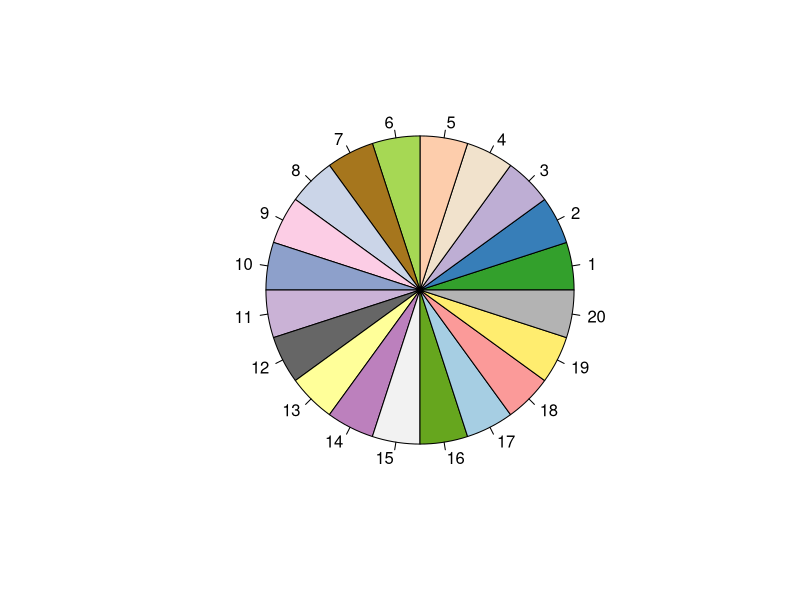
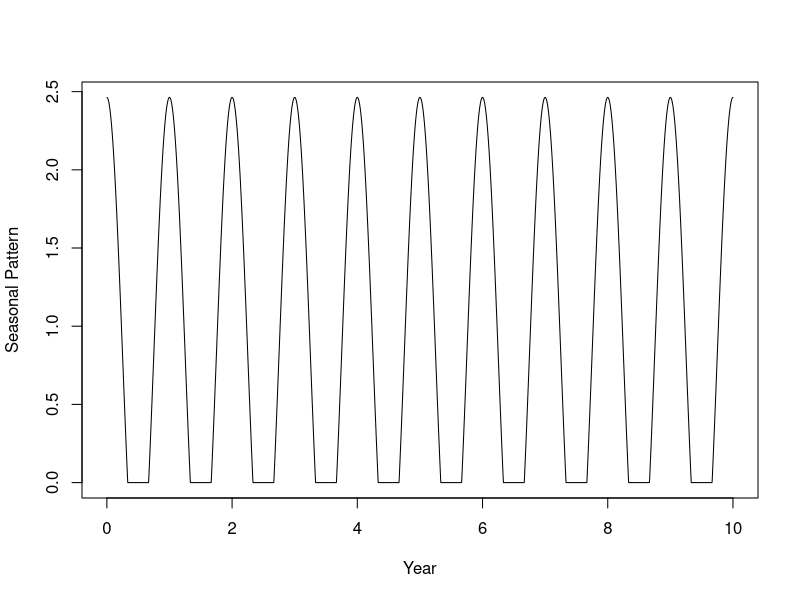
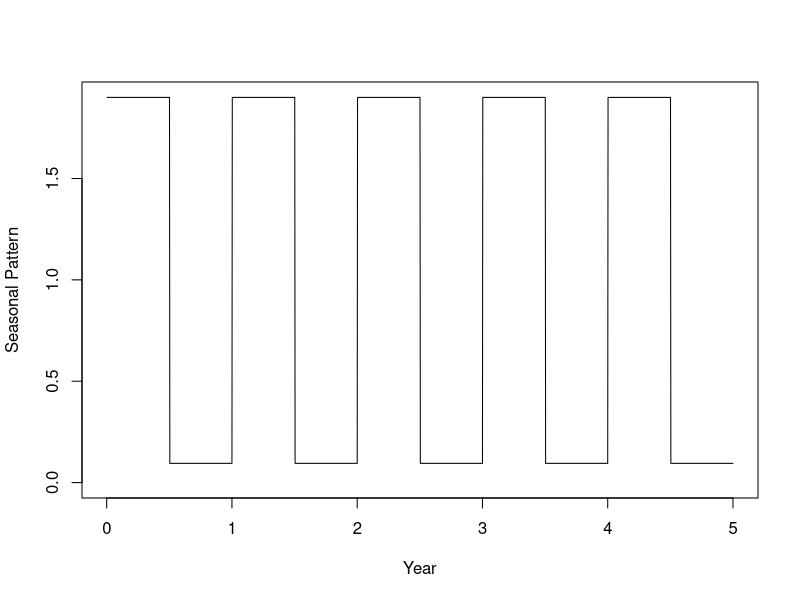
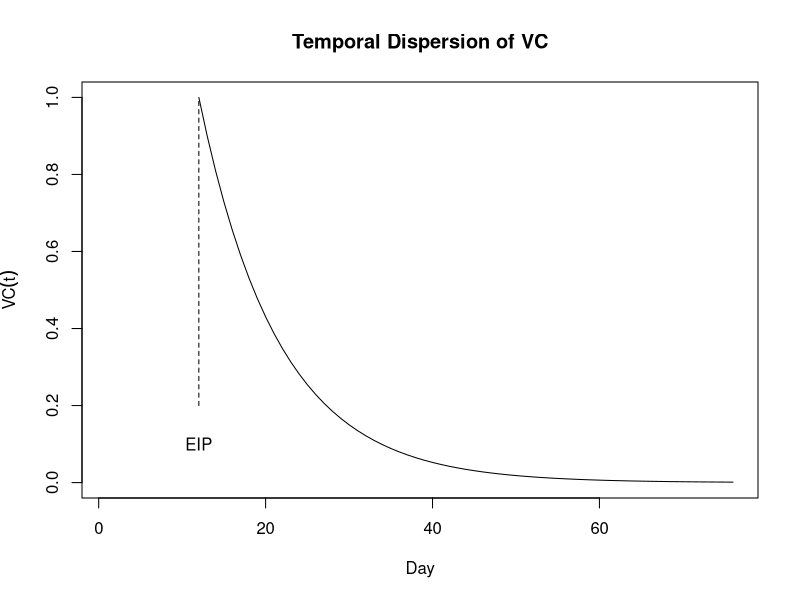
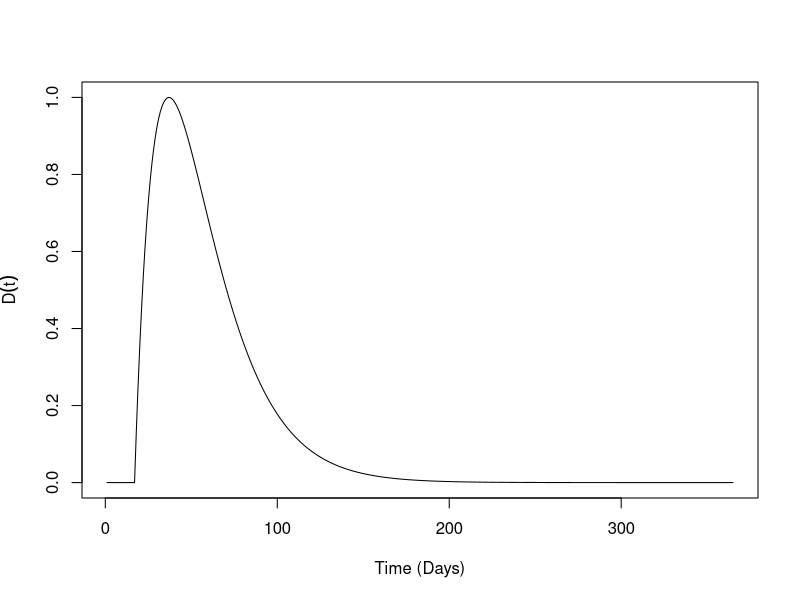
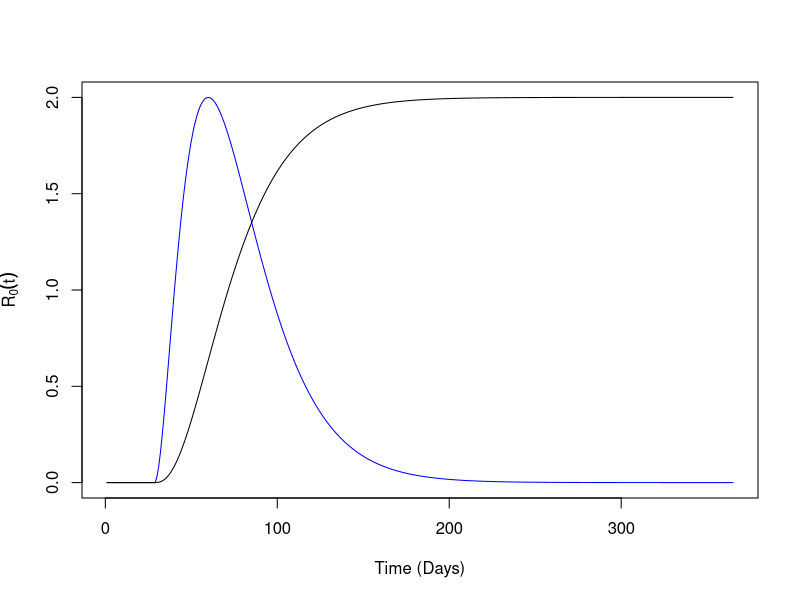
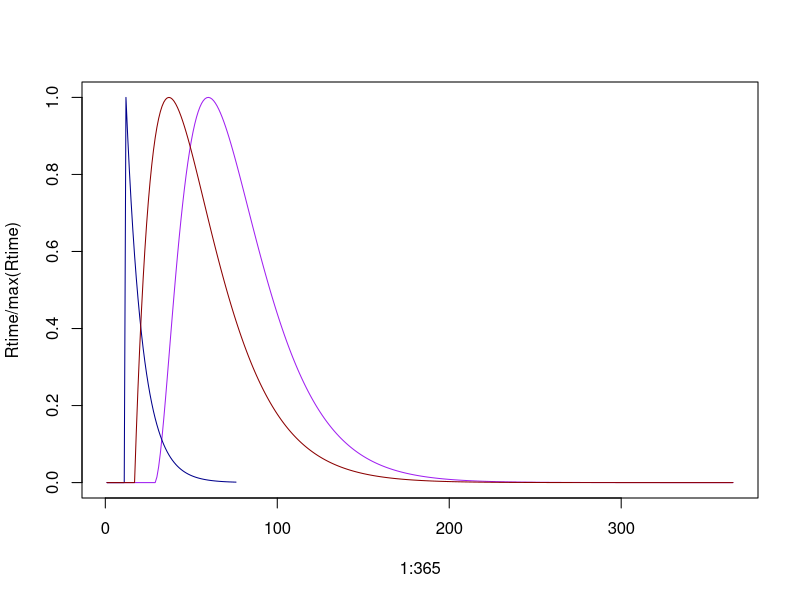
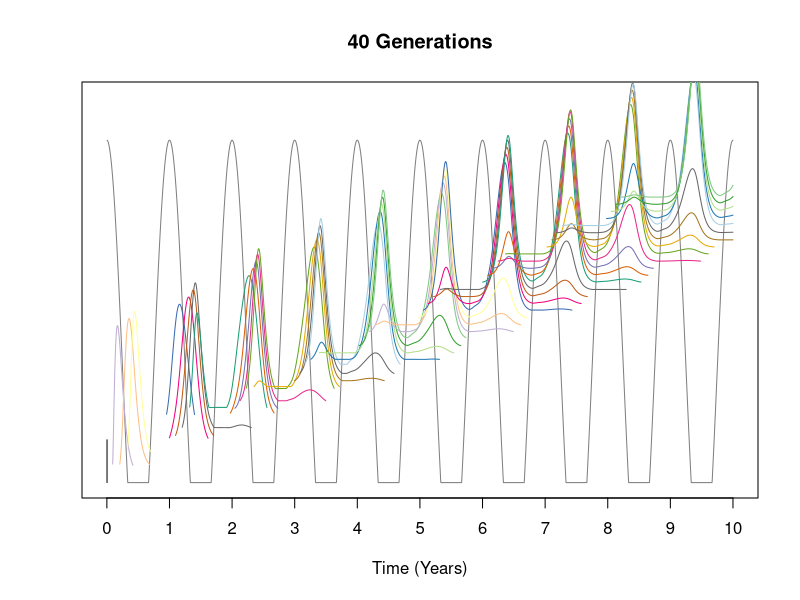

The R source for these figures, in order:
### Functions

makeVCrel = function(pattern="sin", VCes=rep(1,365), Nyr = 5, showit=FALSE){
  VC = switch(pattern,
              sin = pmax(0.5 + cos (2*pi*c(1:365)/365),0),
              sin1 = 1.1 + cos (2*pi*c(1:365)/365),
              block = c(rep(2,183), rep(.1,182)))
  VC = VC/mean(VC)
  VC = VC/VCes
  VCrel = rep(VC, Nyr)
  
  if(showit == TRUE)
    plot(1:(365*Nyr)/365, VCrel, type = "l", xlab = "Year",
         ylim = c(0, max(VCrel)), ylab = "Seasonal Pattern")
  VCrel
}

makeVCes = function(pattern = "sig", maxES = 10, timing=0){
  tt = 1:365
  VCes = switch(pattern,
                sig = 1+maxES*(exp(-.02*tt)/(1+exp(-.02*tt))),
                block = c(rep(maxES, 180), rep(1, 180)),
                rep(1,365)
  )
  c(VCes, VCes)[365+tt-timing]
}

makeVCtime = function(EIP=12, p=.9, a=.3, tol = 0.001, plot=FALSE){
  # EIP: Entomological Innoculation Rate - time until mosquitoes become infectious
  # p: daily probability of survival of a mosquito
  # a: blood feeting rate
  # tol: smallest acceptable value for vectorial capacity
  
  # calculate VCn
  # this is the number of days it takes until vectorial
  # capacity reaches its minimum value (tol)
  VCn =  log(tol)/log(p)
  
  # first set VC to zero until the EIP is over,
  # then start killing off mosquitoes according
  # to their daily probability of survival
  # then scale by human biting rate to get VC
  VCtime = c(rep(0, EIP-1), p^c(1:VCn)*a)
  
  # shows how much of the total VC is "left"
  VCtime = VCtime/sum(VCtime)
  
  # plot
  if(plot == TRUE) plotVCtime(VCtime, EIP)
  VCtime
}

plotVCtime = function(VCtime, EIP){
  ix = 1:length(VCtime)
  
  # plot index of VCtime on x axis,
  # VCtime scaled to maximum VCtime on y axis
  plot(ix, VCtime/max(VCtime), type ="n", 
       xlab = "Day", ylab = expression(VC(t)), main = "Temporal Dispersion of VC")
  vix = ix[-c(1:(EIP-1))]
  lines(vix, VCtime[vix]/max(VCtime))
  segments(EIP,.2,EIP,1, lty = 2)
  text(EIP, .1, "EIP")
}

makeDtime = function(D=38, plot=FALSE){
  # Human Transmission Capacity (HTC)
  
  # wait for the end of the EIP and then create
  # a gamma distribution
  Dtime = c(rep(0, 17), dgamma(1:365, 2, .05))
  
  # plot proportion of total HTC over time
  if(plot==TRUE)
    plot(1:365, Dtime[1:365]/max(Dtime), type = "l", ylab = expression(D(t)), xlab = "Time (Days)")
  D*Dtime/sum(Dtime)
}

makeRtime = function(Re = 1, VCtime=makeVCtime(), Dtime=makeDtime(), plot=FALSE){
  # vector of integers with length 1 year plus length of HTC
  Rt = 1:(365+length(Dtime))
  
  # set all values of Rt to zero
  Rtime = Rt*0
  
  # integers with length of vector transmission
  ix = 1:length(VCtime)
  
  # integers with length of human transmission
  ixx = 1:length(Dtime)
  
  # alternate method:
  #for(t in ix) Rtime[t+ixx] = Rtime[t+ixx] + VCtime[t]*Dtime
  
  # technically this is a convolution
  # once a mosquito becomes infectious, we add on a scaled version
  # of the HTC curve (scaled by how likely an infectious mosquito bite
  # is)
  # we then repeat this over and over
  for(t in ixx) Rtime[t+ix] = Rtime[t+ix] + VCtime*Dtime[t]
  
  # subset to just one year
  Rtime = Rtime[1:365]
  
  # scale by the effective R value that was an input
  Rtime = Re*Rtime/sum(Rtime)
  
  if (plot == TRUE){
    plot(c(1:365), Re*Rtime/max(Rtime), type = "l", ylab = expression(R[0](t)), xlab = "Time (Days)", col = "blue")
    lines(1:365, Re*cumsum(Rtime/sum(Rtime)))
  }
  Rtime
}

nextGen = function(gen, Rtime, VCrel, clr = "black", yoffset=0, mag=1, norm = FALSE, flr= .005){
  L = length(Rtime)
  xix = 1:L
  genN = c(1:3650)*0
  for(t in 1:3650){
    # how many days into the year is it? add 1 to that
    tt = t%%365+1
    
    # don't know what's going on here!
    genN[t+xix] = genN[t+xix] + Rtime*gen[t]*VCrel[tt]
  }
  genN = genN[1:3650]
  ix = which(genN > flr)
  if(norm == TRUE)
    lines(c(1:3650)[ix], mag*genN[ix]/max(genN)+yoffset, col = clr)
  if(norm == FALSE)
    lines(c(1:3650)[ix], mag*genN[ix]+yoffset, col = clr)
  genN
} 

nextGen1 = function(gen, Rtime, VCrel, clr = "black", xoffset=0, yoffset=0, mag=.95, lines=FALSE, nextline=FALSE){
  xix = 1:365
  genN = c(1:2000)*0
  for(t in 1:1635){
    tt = t%%365+1
    genN[t+xix] = genN[t+xix] + Rtime*gen[tt]*VCrel[tt]
  }
  genN = genN[366:730]
  if(lines == TRUE)
    lines(1:365 + xoffset, mag*genN/max(genN) + yoffset, col = clr, lwd=2)
  if(nextline == TRUE)
    lines(1:365 + xoffset, mag*genN/max(genN) + yoffset-1, col = grey(0.85), lwd=2)
  genN
}

plotEigen = function(NGEN, Rtime, VCrel){
  
  plot(1:365,NGEN+2+.95*(VCrel[1:365]/max(VCrel[1:365])), lwd=2, type = "l", ylim = c(0,NGEN+2.5), col = "darkblue", xaxt = "n", xlab = "Month of Year", ylab = "Seasonal Pattern by Generation", yaxt = "n", main = "Generations               ")
  segments(0,NGEN+2,0,NGEN+2.95, lwd=2)
  segments(0,NGEN+1,0,NGEN+1.95, lwd=2, col = grey(0.55))
  axis(1, c(0:12)*365/12, c(0:12)) 
  axis(2, c(0:(NGEN+2))+.5, c(paste(">", NGEN*2), paste(">", NGEN), c((NGEN):0)))
  
  
  genN = c(1, rep(0, 364))
  RRe = sum(genN)
  for(i in 1:NGEN){
    genN = nextGen1(genN, Rtime, VCrel, yoffset = NGEN+2-i, nextline=TRUE, lines=TRUE,col_vector[i])
    RRe = c(RRe, sum(genN))
  } 
  for(i in 1:NGEN){
    genN = nextGen1(genN, Rtime, VCrel, clr = grey(0.5), yoffset = 1, lines=TRUE)
    RRe = c(RRe, sum(genN))
  } 
  
  for(i in -1:(NGEN+2))
    segments(0, i-0.02, 365, i-0.02, col = grey(0.8))
  
  genN = nextGen1(genN, Rtime, VCrel, clr = grey(0.5), lines=TRUE)
  c(RRe, sum(genN))
  eigs = RRe[-1]/RRe[-length(RRe)]
}

nextGenSeas = function(gen, Rtime, VCrel,norm=FALSE){
  L = length(Rtime)
  xix = 1:L
  tt = 1:length(gen)
  genN = tt*0
  for(t in tt){
    ty = t%%365+1
    genN[t+xix] = genN[t+xix] + Rtime*gen[t]*VCrel[ty]
  }
  genN=genN[tt]
  if(norm==TRUE) genN = genN/sum(genN, na.rm=TRUE)
  genN
}

nextGenSeasMat = function(gen, Rtime, VCrel, Nyr, NN=40, norm=FALSE, showit=TRUE){
  for(i in 1:NN){
    genN = nextGenSeas(genN, Rtime, VCrel, norm)
    gen = rbind(gen, genN)
  }
  if(showit==TRUE) generationsPlot(gen, Nyr)
  gen
}

generationsPlot = function(gen, Nyr){
  tot = colSums(gen[-1,], na.rm=T)
  tt = 1:dim(gen)[2]
  plot(tt, tot, type = "l", xaxt = "n", xlab = "Time (Years)", ylab = "Generations", ylim = c(0,1.15*max(tot, na.rm=T))) 
  axis(1, 365*c(0:Nyr), c(0:Nyr))
  NN = dim(gen)[1]
  for(i in NN:1){
    if(i==1) toti = gen[1,]
    if(i>1) toti = colSums(gen[1:i,], na.rm=T)
    xx = c(tt, max(tt), 1)
    yy = c(toti, 0, 0) 
    clr = col_vector[i%%colN +1]
    polygon(xx, yy, col= clr, border=clr)
    xpos = max(tt)*(i+2)/(NN+4)
    ypos = 1.05*max(tot)
    points(xpos, ypos, pch = 15, col = clr) 
    if(i%%5 == 1) text(xpos, ypos, i-1, pos=3)
  }
  lines(tt, .8*max(tot)*VCrel/max(VCrel), col = grey(0.55))
}

### Code to execute

library(RColorBrewer)
colN <- 20

qual_col_pals = brewer.pal.info[brewer.pal.info$category == 'qual',]
col_vector = unlist(mapply(brewer.pal, qual_col_pals$maxcolors, rownames(qual_col_pals)))
pie(rep(1,colN), col=sample(col_vector, colN))

VCrel = makeVCrel(pattern="sin", Nyr = 10, showit=TRUE)
VCrel = makeVCrel(pattern="block", showit=TRUE)

VCtime = makeVCtime(plot=TRUE)

Dtime = makeDtime(plot=TRUE) 

Rtime = makeRtime(2, plot=TRUE)

plot(1:365, Rtime/max(Rtime), type = "l", col = "purple")
lines(1:length(VCtime), VCtime/max(VCtime), col="darkblue")
lines(1:365, Dtime[1:365]/max(Dtime), col="darkred")

# make seasonal VC pattern for 10 years, sine wave
VCrel = makeVCrel("sin", Nyr=10)

Re=3
Rtime = Re*Rtime/sum(Rtime)
RRe = sum(Rtime)
plot(1:3650, 8*VCrel/max(VCrel), type = "l", lwd=1, col = grey(0.5), ylim = c(0,9), ylab = "", yaxt = "n", xaxt = "n", xlab = "Time (Years)", main = "40 Generations")
axis(1, c(0:10)*365, c(0:10))
segments(1,0,1,1)
genN = c(0,1, rep(0,3648))
NN = 40 

for(i in 1:NN){
  genN = nextGen(genN, Rtime, VCrel, yoffset=i/6, mag=3.5, clr=col_vector[i%%colN +1], norm=TRUE, flr=0.008)
  RRe = c(RRe, sum(genN))
} 

eigenval = RRe[-1]/RRe[-length(RRe)]
plot(eigenval[1:30], type = "l")

eigs = plotEigen(15, Rtime, VCrel)

plot(eigs, type = "l")

VCrel = makeVCrel(pattern="sin", Nyr=10)
Rtime = 2.6*Rtime/sum(Rtime)
genN = c(0,1, rep(0,3648))
gen = nextGenSeasMat(genN, Rtime, VCrel, Nyr = 10, 48, showit=TRUE)